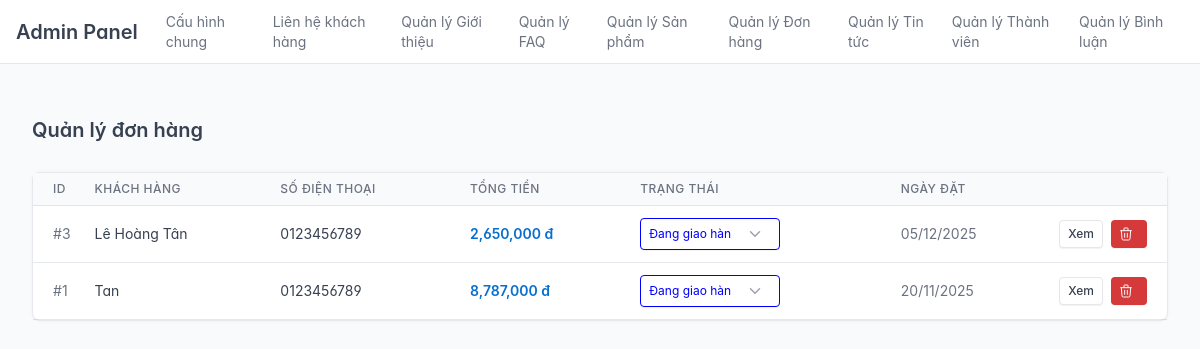
The page /public/index.php?url=admin/order/list (signed in) on the database as committed earlier.
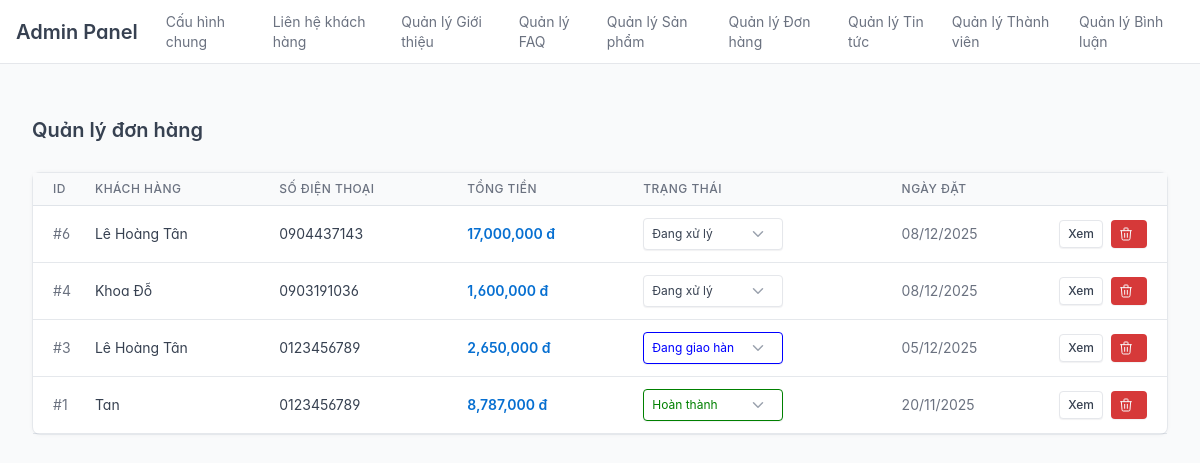
The same page on the database as committed later.
### tables this page shows
CREATE TABLE `orders` (
  `id` int(11) NOT NULL,
  `user_id` int(11) NOT NULL,
  `total_amount` decimal(10,2) NOT NULL,
  `status` enum('pending','processing','completed','cancelled') NOT NULL DEFAULT 'pending',
  `created_at` timestamp NOT NULL DEFAULT current_timestamp(),
  `fullname` varchar(255) DEFAULT NULL,
  `phone` varchar(50) DEFAULT NULL,
  `address` varchar(255) DEFAULT NULL,
  `note` text DEFAULT NULL
);

### app/controllers/admin/AdminOrderController.php (called while the page is built, shortened)
<?php
require_once APPROOT . "/models/Order.php";
class AdminOrderController {
    private $order;
    public function __construct() {
        $this->order = new Order();
    }
    public function list()
    {
        $orders = $this->order->all();
        $this->loadView("admin/orders/list", ["orders" => $orders, "title" => "Quản lý đơn hàng"]);
    }
    private function loadView($viewPath, $data = []) {
        extract($data);
        require APPROOT . "/views/" . $viewPath . ".php";
        require APPROOT . "/views/admin/layouts/admin_layout.php";
    }
}

### app/libraries/Database.php (called while the page is built, shortened)
<?php
class Database
{
    private $host = DB_HOST;
    private $user = DB_USER;
    private $pass = DB_PASS;
    private $dbname = DB_NAME;
    private $dbh;
    private $stmt;
    public function __construct()
    {
        $dsn = 'mysql:host=' . $this->host . ';dbname=' . $this->dbname . ';charset=utf8';
        $options = [
            PDO::ATTR_PERSISTENT => true,
            PDO::ATTR_ERRMODE => PDO::ERRMODE_EXCEPTION,
            PDO::ATTR_DEFAULT_FETCH_MODE => PDO::FETCH_OBJ,
            PDO::ATTR_EMULATE_PREPARES => false,
        ];
        try
        {
            $this->dbh = new PDO($dsn, $this->user, $this->pass, $options);
        }
        catch (PDOException $e)
        {
            $this->error = $e->getMessage();
            echo $this->error;
        }
    }
    public function query($sql)
    {
        $this->stmt = $this->dbh->prepare($sql);
    }
    public function execute()
    {
        return $this->stmt->execute();
    }
    public function resultSet()
    {
        $this->execute();
        return $this->stmt->fetchAll();
    }
}

### app/models/Order.php (called while the page is built, shortened)
<?php
class Order {
    private $db;
    public function __construct() {
        $this->db = new Database();
    }
    public function all() {
        $sql = "
            SELECT orders.*, users.username
            FROM orders
            LEFT JOIN users ON orders.user_id = users.id
            ORDER BY id DESC
        ";
        $this->db->query($sql);
        return $this->db->resultSet();
    }
}

### app/views/admin/orders/list.php (the view, shortened to what the changed rows need)
<div class="container-xl">
    <div class="page-header d-print-none mb-4">
        <div class="row g-2 align-items-center">
            <div class="col">
                <h2 class="page-title">Quản lý đơn hàng</h2>
            </div>
        </div>
    </div>
    <div class="card">
        <div class="table-responsive">
            <table class="table table-vcenter card-table">
                <thead>
                    <tr>
                        <th class="w-1">ID</th>
                        <th>Khách hàng</th>
                        <th>Số điện thoại</th>
                        <th>Tổng tiền</th>
                        <th>Trạng thái</th>
                        <th>Ngày đặt</th>
                        <th class="w-1"></th>
                    </tr>
                </thead>
                <tbody>
                    <?php foreach ($orders as $order): ?>
                        <tr>
                            <td><span class="text-muted">#<?= $order->id ?></span></td>
                            <td class="text-reset"><?= $order->fullname ?></td>
                            <td><?= $order->phone ?></td>
                            <td class="text-primary fw-bold"><?= number_format($order->total_amount) ?> đ</td>
                            <td>
                                <form action="<?= URLROOT ?>/public/index.php?url=admin/order/updateStatus" method="POST">
                                    <select name="status" class="form-select form-select-sm"
                                            onchange="this.form.submit()"
                                            style="width: 140px;
                                            <?= $order->status == 'completed' ? 'border-color: green; color: green;' : '' ?>
                                            <?= $order->status == 'processing' ? 'border-color: blue; color: blue;' : '' ?>">
                                        <option value="pending" <?= $order->status == "pending" ? "selected" : "" ?>>Đang xử lý</option>
                                        <option value="processing" <?= $order->status == "processing" ? "selected" : "" ?>>Đang giao hàng</option>
                                        <option value="completed" <?= $order->status == "completed" ? "selected" : "" ?>>Hoàn thành</option>
                                    </select>
                                </form>
                            </td>
                            <td class="text-muted"><?= date('d/m/Y', strtotime($order->created_at)) ?></td>
                            <td>
                                <div class="btn-list flex-nowrap">
                                    <a href="<?= URLROOT ?>/public/index.php?url=admin/order/detail/<?= $order->id ?>" class="btn btn-white btn-sm">
                                        Xem
                                    </a>
                                    <a href="<?= URLROOT ?>/public/index.php?url=admin/order/delete/<?= $order->id ?>"
                                       class="btn btn-danger btn-sm"
                                       onclick="return confirm('Xóa đơn hàng này?')">
                                    </a>
                                </div>
                            </td>
                        </tr>
                    <?php endforeach; ?>
                </tbody>
            </table>
        </div>
    </div>
</div>

Rows that differ between the two databases and show on the page:
added orders: id "6", fullname "Lê Hoàng Tân", phone "0904437143", total_amount "17,000,000", status "Đang xử lý", created_at "08/12/2025"
added orders: id "4", fullname "Khoa Đỗ", phone "0903191036", total_amount "1,600,000", status "Đang xử lý", created_at "08/12/2025"
changed orders "Tan": status "Đang giao hàng" → "Hoàn thành"
